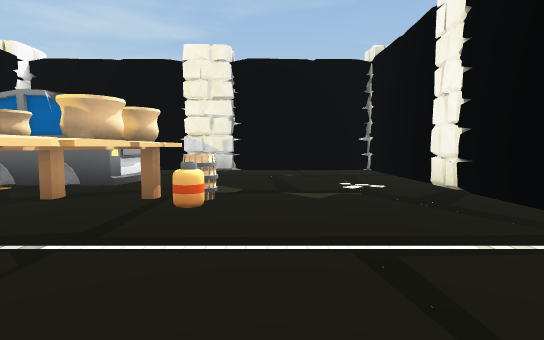
view 1 (above)

24 first-person views from a walk through a 3-D level made in the Unity game engine. The camera is 1.3 m above the floor, tilts 4° down and sees 80° across. The floor is counted in squares, 2 m on a side. Each view is taken from the middle of a square. On the plan, view 1 faces up. The plan holds only what a view shows up to about 10 squares ahead; the rest is blank. Some surface patterns are stand-ins.

view 2
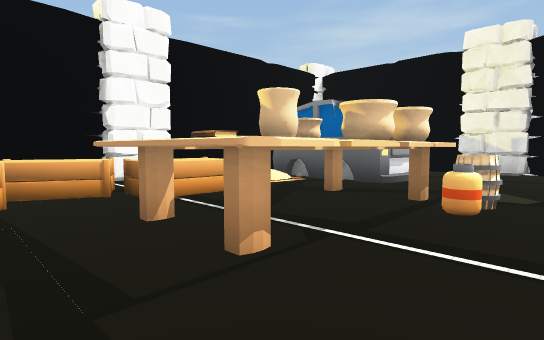

view 3
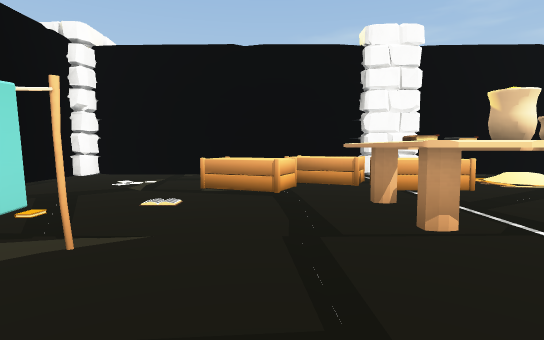

view 4
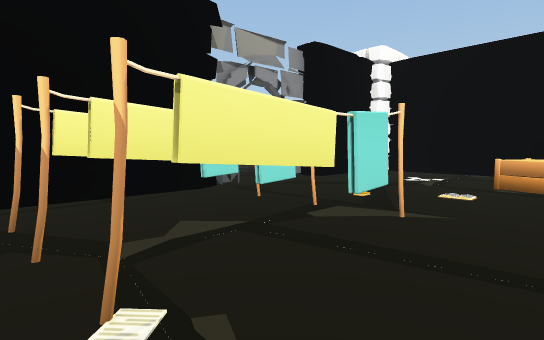

view 5
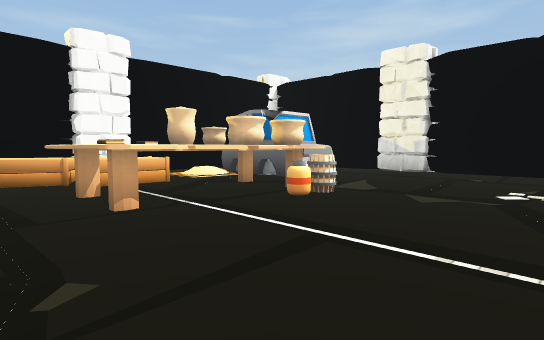

view 6
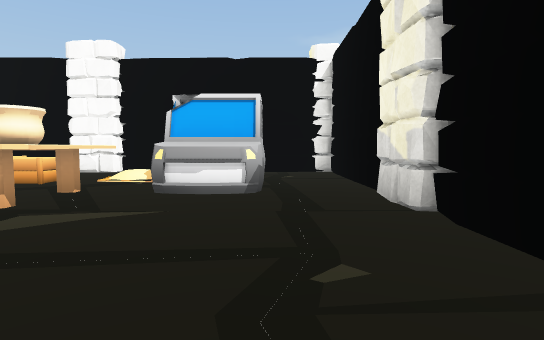

view 7
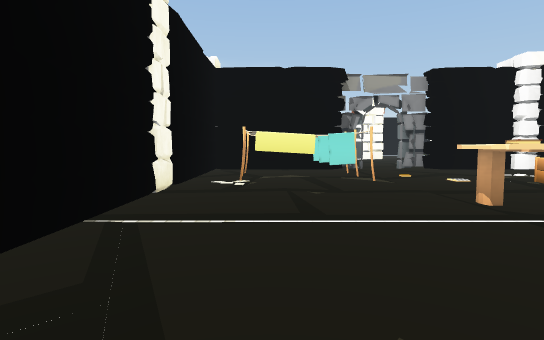

view 8
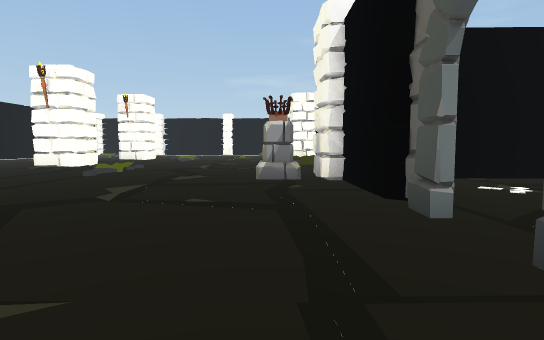

view 9
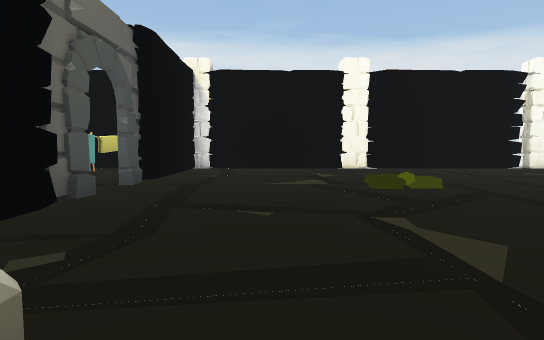

view 10
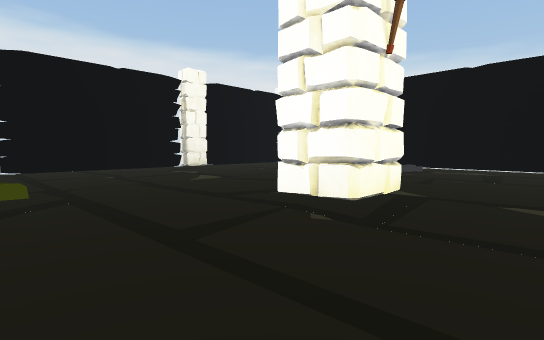

view 11
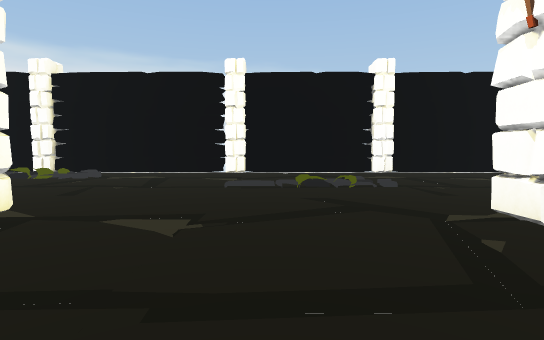

view 12
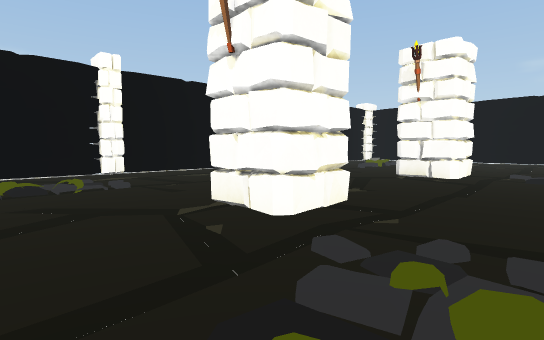

view 13
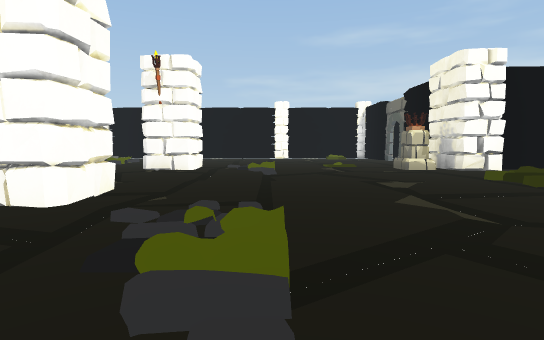

view 14
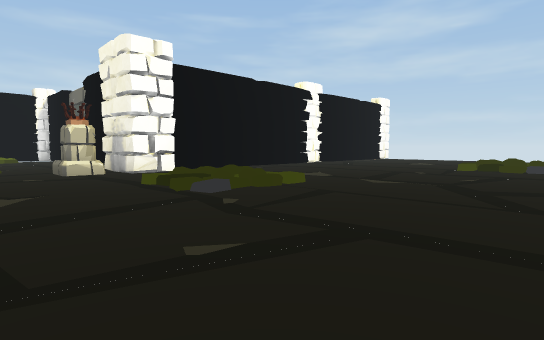

view 15
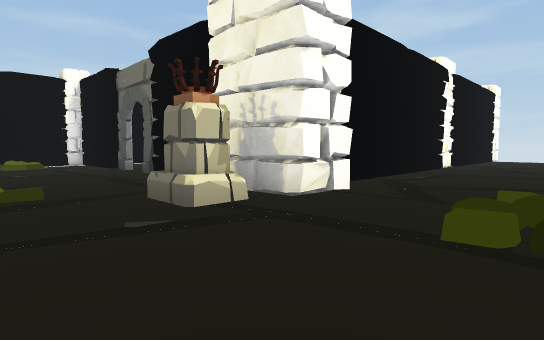

view 16
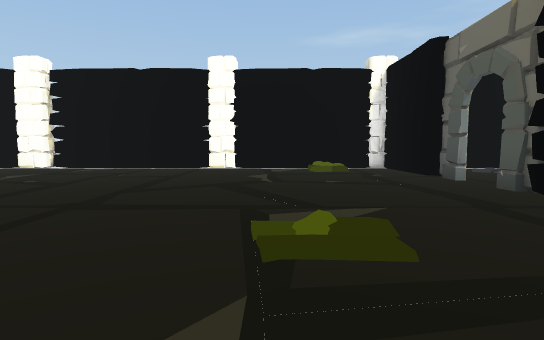

view 17
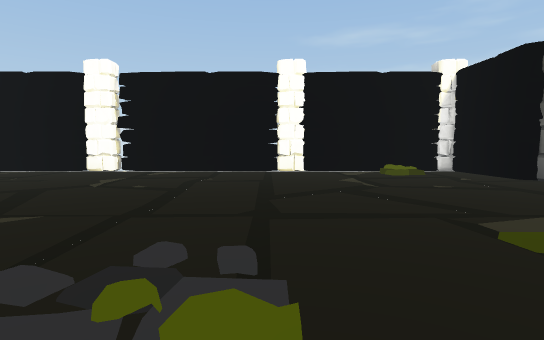

view 18
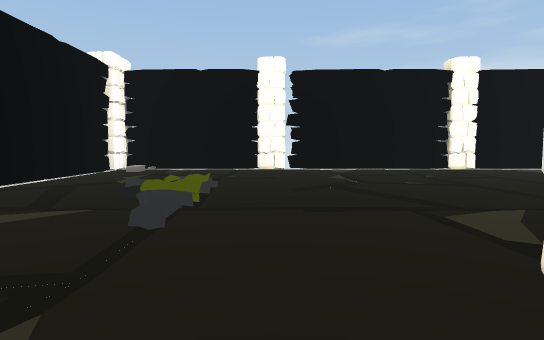

view 19
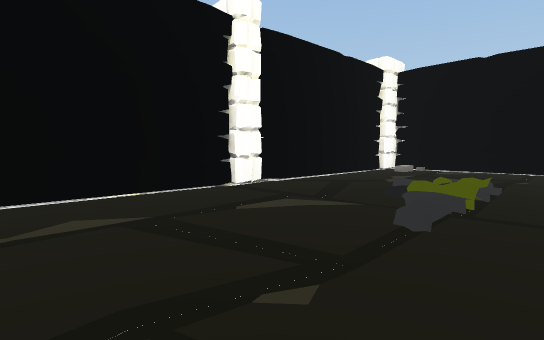

view 20
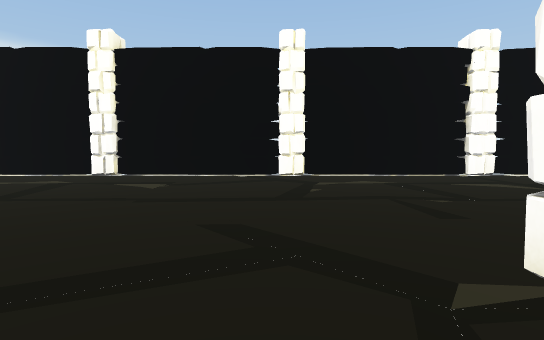

view 21
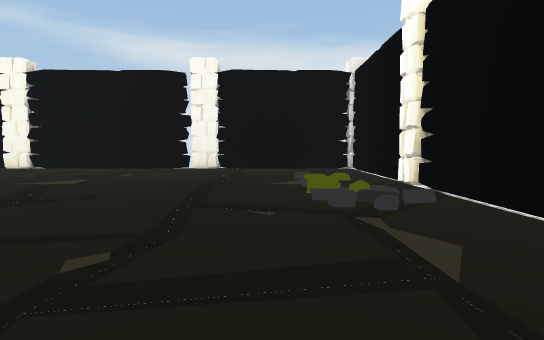

view 22
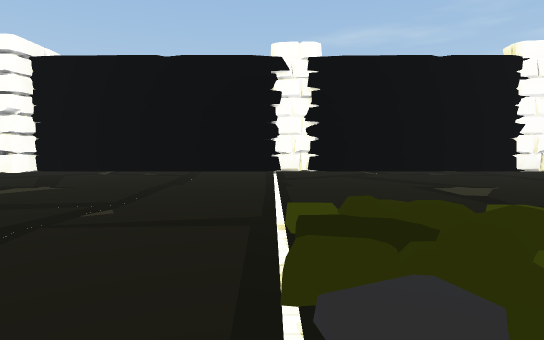

view 23
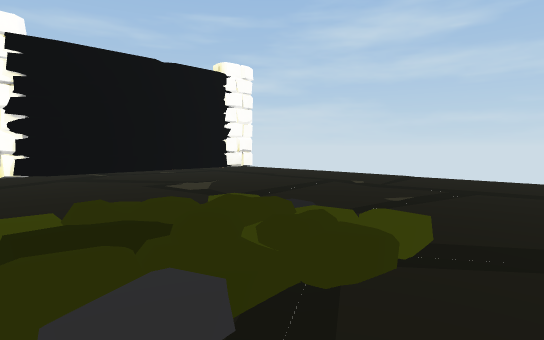

view 24
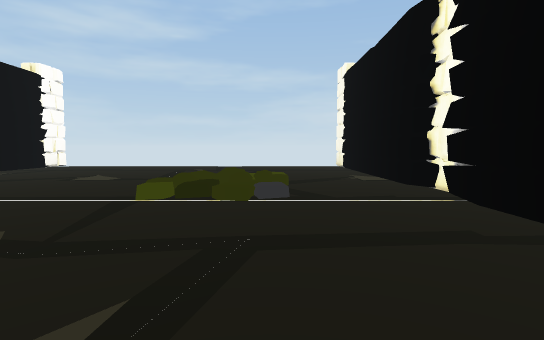

### Floor plan
Key: @ floor where view 1 was taken; # wall or solid block; . main floor; : floor 0.25 m higher than the main floor; + floor 0.5 m higher than the main floor; / step, stairs or slope; O other object.
Columns run from 26 left of view 1 to 3 right of it. Each row starts with its distance up from view 1.
  9           O....... O####O###OO
  8           #........#.........#
  7           #........#..OO.....#
  6           #........#.OOO.....#
  5           #........#. /.....OO
  4           #....//+.#.//OOO...
  3          OO....///.#O.OOOO...
  2           #.....//.##.OOO....
  1           #........# OOOO....#
  0           #........# OO...@..O
 -1 #         #........#..O..##.##
 -2 ##:       #........#.....#####
 -3   ..      #........#.....#####
 -4    O###   #../+....##....###.#
 -5 ###O#####O#.///....O# O#.#####
 -6 ##.......OO........OO........#
 -7 #............................#
 -8 #......./....................#
 -9 #............................#
-10 O.......////....////.........O
-11 #.......//......//...........#
-12 #............................#
-13 #........ O....#.....#O......#
-14 #..............O......O......#
-15 O............................O
-16 #...////........////.........#
-17 #...///........./............#
-18 #.../..................///...#
-19 #....................../.....#
-20 OO####O####O###O###O#####O####

Where each view was taken, in squares from view 1:
view 1: 0 up, 0 right, facing up
view 2: 0 up, 0 right, facing up-left
view 3: 0 up, 1 right, facing left
view 4: 0 up, 2 right, facing down-left
view 5: 0 up, 2 right, facing up-left
view 6: 7 up, 2 right, facing left
view 7: 5 up, 1 right, facing down
view 8: 6 down, 0 right, facing left
view 9: 7 down, 7 left, facing right
view 10: 9 down, 7 left, facing down-right
view 11: 10 down, 8 left, facing down
view 12: 10 down, 8 left, facing down-left
view 13: 10 down, 7 left, facing left
view 14: 8 down, 8 left, facing up-left
view 15: 8 down, 13 left, facing up-left
view 16: 8 down, 16 left, facing left
view 17: 10 down, 16 left, facing left
view 18: 15 down, 16 left, facing left
view 19: 15 down, 16 left, facing down-left
view 20: 12 down, 15 left, facing down
view 21: 17 down, 7 left, facing right
view 22: 2 up, 8 left, facing left
view 23: 2 up, 8 left, facing up-left
view 24: 2 down, 9 left, facing up
